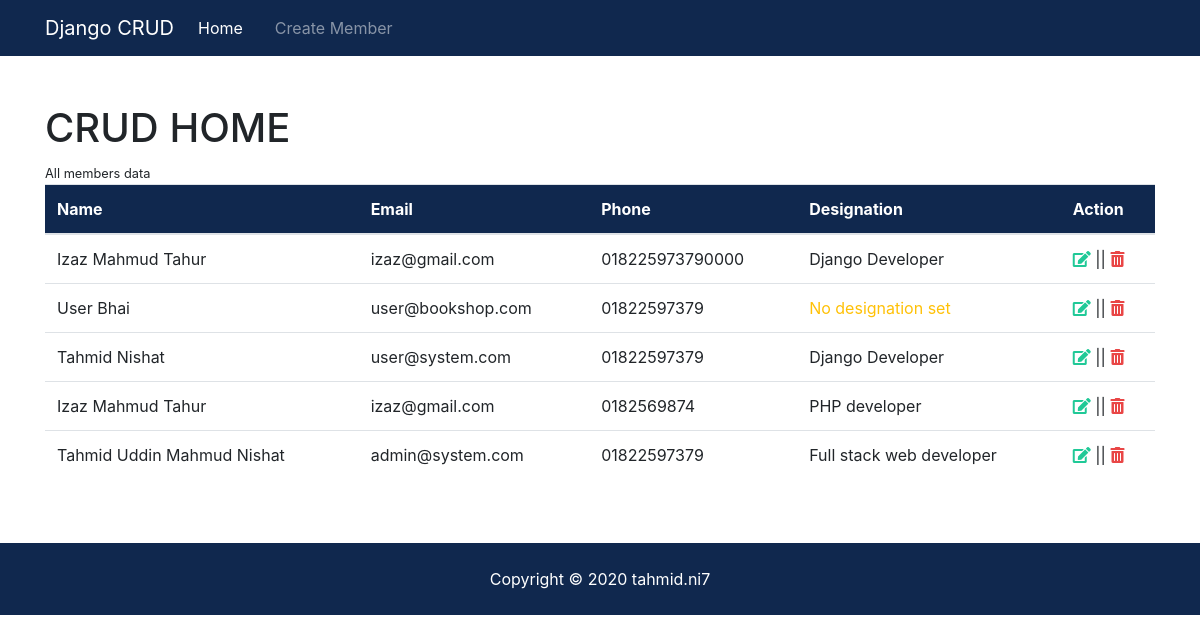
Before: / with the older database file.
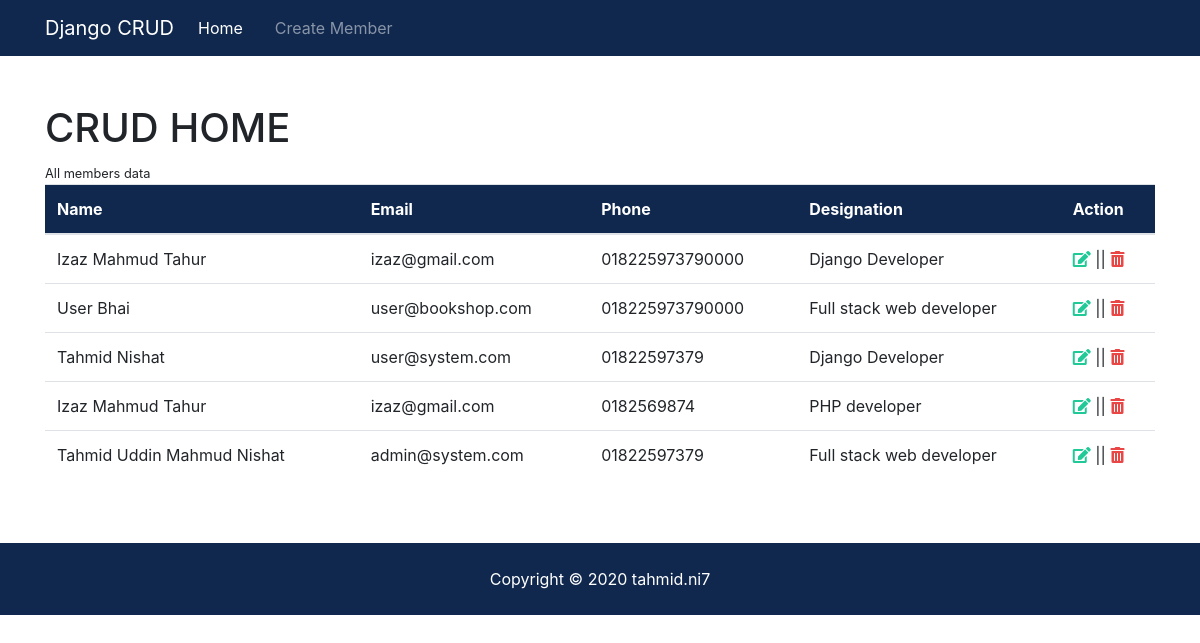
After: the same page with the newer database file.
### crud/models.py (models this page shows, shortened)
class Member(models.Model):
    name = models.CharField(max_length=100)
    email = models.EmailField(max_length=50)
    phone = models.CharField(max_length=15)
    designation = models.CharField(max_length=100, blank=True)
    is_active = models.BooleanField(default=True)

### crud/views.py (the view)
# urls.py: path('', views.home, name='home'),
def home(request):
    members = Member.objects.order_by('-id').filter(is_active=True)
    context = {
        'members': members
    }
    return render(request, 'crud/home.html', context)

### templates/crud/home.html (shortened to what this page needs)
{% extends 'base.html' %}
{% block body_block %}
<div class="container py-5">
	<h1>CRUD HOME </h1><small>All members data</small>
	{% if members %}
	<table class="table table-responsive-sm">
		<thead class="bg-primary text-white">
		<th>Name</th>
		<th>Email</th>
		<th>Phone</th>
		<th>Designation</th>
		<th>Action</th>
		</thead>
		<tbody>
		{% for member in members %}
		<tr>
			<td>{{ member.name }}</td>
			<td>{{ member.email }}</td>
			<td>{{ member.phone }}</td>
			<td>
				{% if member.designation %}
				{{ member.designation }}
				{% else %}
				<span class="text-warning">No designation set</span>
				{% endif %}
			</td>
			<td>
				<a class="text-success" title="Edit" href="{% url 'edit' member.id %}"><i class="fas fa-edit"></i></a>
				|| <a class="text-danger" href="{% url 'delete' member.id %}"><i class="fas fa-trash-alt"></i></a>
			</td>
		</tr>
		{% endfor%}
		</tbody>
	</table>
	{% else %}
	<p class="alert alert-danger alert-dismissible">No member found in list</p>
	{% endif %}
</div>
{% endblock %}

### templates/base.html (shortened to what this page needs)
<!DOCTYPE html>
{% load static %}
<html lang="en">
<head>
  <link rel="stylesheet" href="{% static 'css/all.css' %}">
  <link rel="stylesheet" href="{% static 'css/bootstrap.css' %}">
  <link rel="stylesheet" href="{% static 'css/style.css' %}">
</head>
<body>
  {% include 'partials/_navbar.html'%}
    {% block body_block %}
	{% endblock%}
  {% include 'partials/_footer.html'%}
</body>
</html>

### templates/partials/_navbar.html (shortened to what this page needs)
<nav class="navbar navbar-expand-lg navbar-dark bg-primary">
  <div class="container">
  <a class="navbar-brand" href="{% url 'home' %}">Django CRUD</a>
  <div class="collapse navbar-collapse" id="navbarSupportedContent">
    <ul class="navbar-nav mr-auto">
      <li
      {% if '/' == request.path %}
          class="nav-item active mr-3"
          {% else %}
          class="nav-item mr-3"
          {% endif %}
      >
        <a class="nav-link" href="{% url 'home' %}">Home</a>
      </li>
      <li
      {% if 'create' in request.path %}
          class="nav-item active mr-3"
          {% else %}
          class="nav-item mr-3"
          {% endif %}
      >
        <a class="nav-link" href="{% url 'create' %}">Create Member</a>
      </li>
    </ul>
  </div>
  </div>
</nav>

### templates/partials/_footer.html
  <footer class="py-4 bg-primary text-white text-center footer">
    Copyright &copy;
    <span class="year"></span> <a href="https://tahmid-ni7.github.io/portfolio/" class="text-white">tahmid.ni7</a>
  </footer>

### static/css/all.css (style rules this page uses)
.fa, .fas, .far, .fal, .fab { -moz-osx-font-smoothing: grayscale; -webkit-font-smoothing: antialiased; display: inline-block; font-style: normal; font-variant: normal; text-rendering: auto; line-height: 1; }
.fa-edit:before { content: "\f044"; }
.fa-trash-alt:before { content: "\f2ed"; }
.fa, .fas { font-family: 'Font Awesome 5 Free'; font-weight: 900; }

Changed rows visible on the page:
changed Member "User Bhai": phone "01822597379" → "018225973790000"; designation (not shown) → "Full stack web developer"; no longer shows "No designation set"
